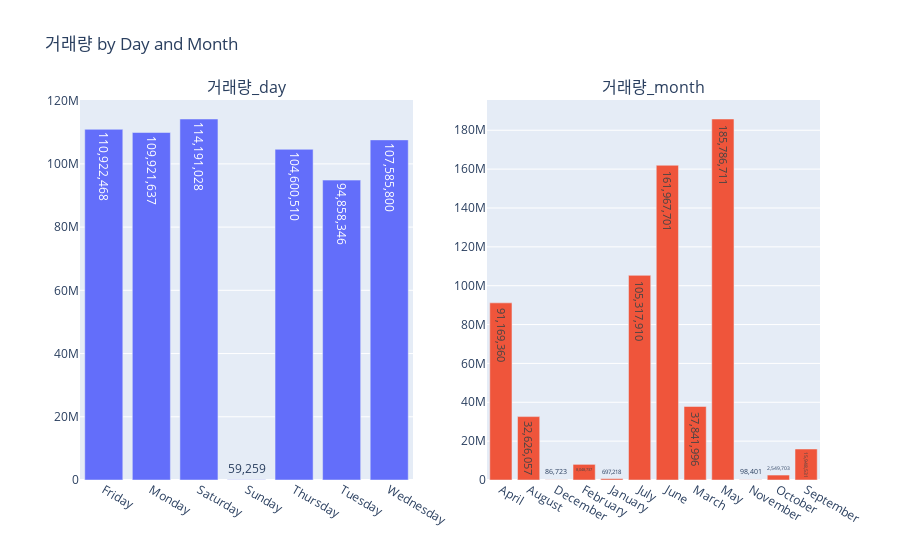

The code cell stored with this chart in its notebook:
### Code cell
import plotly.subplots as sp
import plotly.graph_objs as go

grouped_by_day = group_by_market.groupby('day').agg({'거래량': 'sum'}).sort_values(by='day')
grouped_by_month = group_by_market.groupby('month').agg({'거래량': 'sum'}).sort_values(by='month')

# Create a subplot layout
fig = sp.make_subplots(rows=1, cols=2, vertical_spacing=0.1, subplot_titles=('거래량_day', '거래량_month'))

# Format numbers with comma separators
day_formatted = [format(int(x), ',') for x in grouped_by_day['거래량']]
month_formatted = [format(int(x), ',') for x in grouped_by_month['거래량']]

# Add histograms for days and months with total numbers displayed on the bars
fig.add_trace(go.Bar(x=grouped_by_day.index, y=grouped_by_day['거래량'], text=day_formatted, textposition='auto', name='Days'), row=1, col=1)
fig.add_trace(go.Bar(x=grouped_by_month.index, y=grouped_by_month['거래량'], text=month_formatted, textposition='auto', name='Months'), row=1, col=2)

# Update layout settings
fig.update_layout(showlegend=False, title_text="거래량 by Day and Month")

# Show the plot
fig.show()

### Figure 1 — Plotly figure (JSON) as saved in the notebook; plotly's stock layout.template omitted (floating-point values rounded to 4 significant figures)
{"data": [{"name": "Days", "text": ["110,922,468", "109,921,637", "114,191,028", "59,259", "104,600,510", "94,858,346", "107,585,800"], "textposition": "auto", "type": "bar", "x": ["Friday", "Monday", "Saturday", "Sunday", "Thursday", "Tuesday", "Wednesday"], "xaxis": "x", "y": [110922468, 109921637, 114191028, 59259, 104600510, 94858346, 107585800], "yaxis": "y"}, {"name": "Months", "text": ["91,169,360", "32,626,057", "86,723", "8,048,737", "697,218", "105,317,910", "161,967,701", "37,841,996", "185,786,711", "98,401", "2,549,703", "15,948,531"], "textposition": "auto", "type": "bar", "x": ["April", "August", "December", "February", "January", "July", "June", "March", "May", "November", "October", "September"], "xaxis": "x2", "y": [91169360, 32626057, 86723, 8048737, 697218, 105317910, 161967701, 37841996, 185786711, 98401, 2549703, 15948531], "yaxis": "y2"}], "layout": {"annotations": [{"font": {"size": 16}, "showarrow": false, "text": "거래량_day", "x": 0.225, "xanchor": "center", "xref": "paper", "y": 1, "yanchor": "bottom", "yref": "paper"}, {"font": {"size": 16}, "showarrow": false, "text": "거래량_month", "x": 0.775, "xanchor": "center", "xref": "paper", "y": 1, "yanchor": "bottom", "yref": "paper"}], "showlegend": false, "title": {"text": "거래량 by Day and Month"}, "xaxis": {"anchor": "y", "domain": [0, 0.45]}, "xaxis2": {"anchor": "y2", "domain": [0.55, 1]}, "yaxis": {"anchor": "x", "domain": [0, 1]}, "yaxis2": {"anchor": "x2", "domain": [0, 1]}}}
